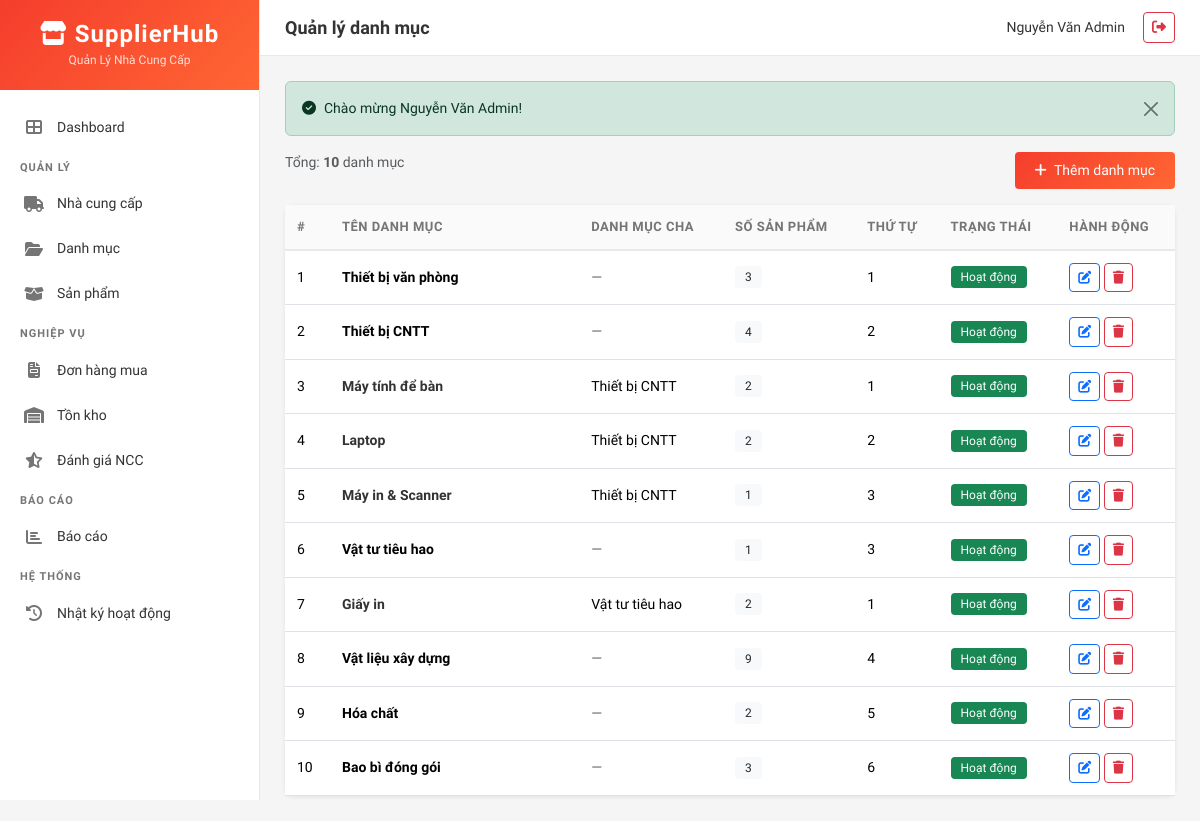
The page /index.php?page=categories (signed in) on the database its author committed.
### tables this page shows
CREATE TABLE IF NOT EXISTS categories (
    id INT AUTO_INCREMENT PRIMARY KEY,
    name VARCHAR(100) NOT NULL,
    slug VARCHAR(120) NOT NULL UNIQUE,
    description TEXT DEFAULT NULL,
    parent_id INT DEFAULT NULL,
    sort_order INT NOT NULL DEFAULT 0,
    is_active TINYINT(1) NOT NULL DEFAULT 1,
    FOREIGN KEY (parent_id) REFERENCES categories(id) ON DELETE SET NULL,
    INDEX idx_parent (parent_id),
    INDEX idx_active (is_active)
);

### controllers/CategoryController.php (called while the page is built, shortened)
<?php
require_once __DIR__ . '/../models/Category.php';
class CategoryController {
    private $model;
    public function __construct() {
        $this->model = new Category();
    }
    public function index() {
        $categories = $this->model->getAll();
        require VIEW_PATH . '/categories/index.php';
    }
}

### config/database.php (called while the page is built, shortened)
<?php
function getDBConnection() {
    static $pdo = null;
    if ($pdo === null) {
        try {
            $dsn = "mysql:host=" . DB_HOST . ";port=" . DB_PORT . ";dbname=" . DB_NAME . ";charset=utf8mb4";
            $options = [
                PDO::ATTR_ERRMODE            => PDO::ERRMODE_EXCEPTION,
                PDO::ATTR_DEFAULT_FETCH_MODE => PDO::FETCH_ASSOC,
                PDO::ATTR_EMULATE_PREPARES   => false,
            ];
            $pdo = new PDO($dsn, DB_USER, DB_PASS, $options);
            $pdo->exec("SET NAMES 'utf8mb4' COLLATE 'utf8mb4_unicode_ci'");
        } catch (PDOException $e) {
            die("Lỗi kết nối database: " . $e->getMessage());
        }
    }
    return $pdo;
}

### models/Category.php (called while the page is built, shortened)
<?php
class Category {
    private $pdo;
    public function __construct() {
        $this->pdo = getDBConnection();
    }
    public function getAll() {
        $sql = "SELECT c.*, p.name as parent_name,
                (SELECT COUNT(*) FROM products WHERE category_id = c.id) as product_count
                FROM categories c
                LEFT JOIN categories p ON c.parent_id = p.id
                ORDER BY COALESCE(p.sort_order, c.sort_order), COALESCE(p.name, c.name), c.parent_id IS NOT NULL, c.sort_order, c.name";
        return $this->pdo->query($sql)->fetchAll();
    }
}

### helpers/format_helper.php (called while the page is built, shortened)
<?php
function e($text) {
    return htmlspecialchars($text ?? '', ENT_QUOTES, 'UTF-8');
}

### views/categories/index.php (the view, shortened to what this page needs)
<?php require VIEW_PATH . '/layouts/header.php'; ?>
<div class="d-flex justify-content-between mb-3">
    <span class="text-muted">Tổng: <strong><?= count($categories) ?></strong> danh mục</span>
    <a href="index.php?page=categories&action=create" class="btn btn-shopee btn-sm">
        <i class="fas fa-plus me-1"></i> Thêm danh mục
    </a>
</div>
<div class="card">
    <div class="card-body p-0">
        <div class="table-responsive">
            <table class="table table-hover mb-0 category-table">
                <thead>
                    <tr>
                        <th>#</th>
                        <th>Tên danh mục</th>
                        <th>Danh mục cha</th>
                        <th>Số sản phẩm</th>
                        <th>Thứ tự</th>
                        <th>Trạng thái</th>
                        <th>Hành động</th>
                    </tr>
                </thead>
                <tbody>
                    <?php foreach ($categories as $i => $c): ?>
                    <tr>
                        <td data-label="#"><?= $i + 1 ?></td>
                        <td class="category-name-cell" data-label="Danh mục">
                            <div class="category-name <?= $c['parent_id'] ? 'is-child' : '' ?>">
                                <strong><?= e($c['name']) ?></strong>
                            </div>
                        </td>
                        <td class="text-nowrap" data-label="Danh mục cha"><?= $c['parent_name'] ? e($c['parent_name']) : '<span class="text-muted">—</span>' ?></td>
                        <td data-label="Sản phẩm"><span class="badge bg-light text-dark"><?= $c['product_count'] ?></span></td>
                        <td data-label="Thứ tự"><?= $c['sort_order'] ?></td>
                        <td data-label="Trạng thái">
                            <?php if ($c['is_active']): ?>
                                <span class="badge bg-success">Hoạt động</span>
                            <?php else: ?>
                                <span class="badge bg-secondary">Ẩn</span>
                            <?php endif; ?>
                        </td>
                        <td class="text-nowrap category-actions" data-label="Hành động">
                            <a href="index.php?page=categories&action=edit&id=<?= $c['id'] ?>" class="btn btn-sm btn-outline-primary btn-action"><i class="fas fa-edit"></i></a>
                            <form method="POST" action="index.php?page=categories&action=delete" class="d-inline" id="del-cat-<?= $c['id'] ?>">
                                <button type="button" class="btn btn-sm btn-outline-danger btn-action"
                                        onclick="confirmDelete('del-cat-<?= $c['id'] ?>', '<?= e($c['name']) ?>')"><i class="fas fa-trash"></i></button>
                            </form>
                        </td>
                    </tr>
                    <?php endforeach; ?>
                </tbody>
            </table>
        </div>
    </div>
</div>
<?php require VIEW_PATH . '/layouts/footer.php'; ?>

### assets/css/style.css (style rules this page uses)
:root { --shopee-primary: #EE4D2D; --shopee-primary-dark: #D73211; --shopee-gradient: linear-gradient(135deg, #F53D2D, #FF6633); --shopee-bg: #F5F5F5; --shopee-card: #FFFFFF; --shopee-text: #333333; --shopee-text-light: #757575; --shopee-success: #26AA99; --shopee-warning: #FFBF00; --shopee-danger: #D63031; --shopee-border: #E8E8E8; --sidebar-width: 260px; }
body { font-family: 'Be Vietnam Pro', 'Inter', sans-serif; background-color: var(--shopee-bg); color: var(--shopee-text); font-size: 14px; }
a { color: var(--shopee-primary); text-decoration: none; }
.btn-shopee { background: var(--shopee-gradient); color: #fff; border: none; font-weight: 500; padding: 8px 20px; border-radius: 4px; transition: all 0.2s; }
.card { border: none; border-radius: 8px; box-shadow: 0 1px 4px rgba(0,0,0,0.08); transition: box-shadow 0.2s; }
.table thead th { background: #FAFAFA; border-bottom: 2px solid var(--shopee-border); font-weight: 600; font-size: 13px; color: var(--shopee-text-light); text-transform: uppercase; letter-spacing: 0.5px; padding: 12px; white-space: nowrap; }
.table td { padding: 12px; vertical-align: middle; font-size: 14px; }
.table tbody tr { transition: background 0.15s; }
.category-name-cell { min-width: 220px; white-space: normal; }
.category-name { display: flex; align-items: center; min-width: 0; }
.category-name-cell strong { display: inline-block; line-height: 1.35; overflow-wrap: anywhere; }
.category-name.is-child strong { color: var(--shopee-text); }
.badge { font-weight: 500; padding: 5px 10px; border-radius: 4px; font-size: 12px; }
.btn-action { padding: 4px 8px; font-size: 13px; border-radius: 4px; }

### rows shown on the page
categories: name "Thiết bị văn phòng", product_count "3", sort_order "1", is_active "Hoạt động"
categories: name "Thiết bị CNTT", product_count "4", sort_order "2", is_active "Hoạt động"
categories: name "Máy tính để bàn", parent.name "Thiết bị CNTT", product_count "2", sort_order "1", is_active "Hoạt động"
categories: name "Laptop", parent.name "Thiết bị CNTT", product_count "2", sort_order "2", is_active "Hoạt động"
categories: name "Máy in & Scanner", parent.name "Thiết bị CNTT", product_count "1", sort_order "3", is_active "Hoạt động"
categories: name "Vật tư tiêu hao", product_count "1", sort_order "3", is_active "Hoạt động"
categories: name "Giấy in", parent.name "Vật tư tiêu hao", product_count "2", sort_order "1", is_active "Hoạt động"
categories: name "Vật liệu xây dựng", product_count "9", sort_order "4", is_active "Hoạt động"
categories: name "Hóa chất", product_count "2", sort_order "5", is_active "Hoạt động"
categories: name "Bao bì đóng gói", product_count "3", sort_order "6", is_active "Hoạt động"

### other values the page prints
$pageTitle "Quản lý danh mục"
currentUser('full_name') "Nguyễn Văn Admin"
$flash['message'] "Chào mừng Nguyễn Văn Admin!"
count($categories) "10"
